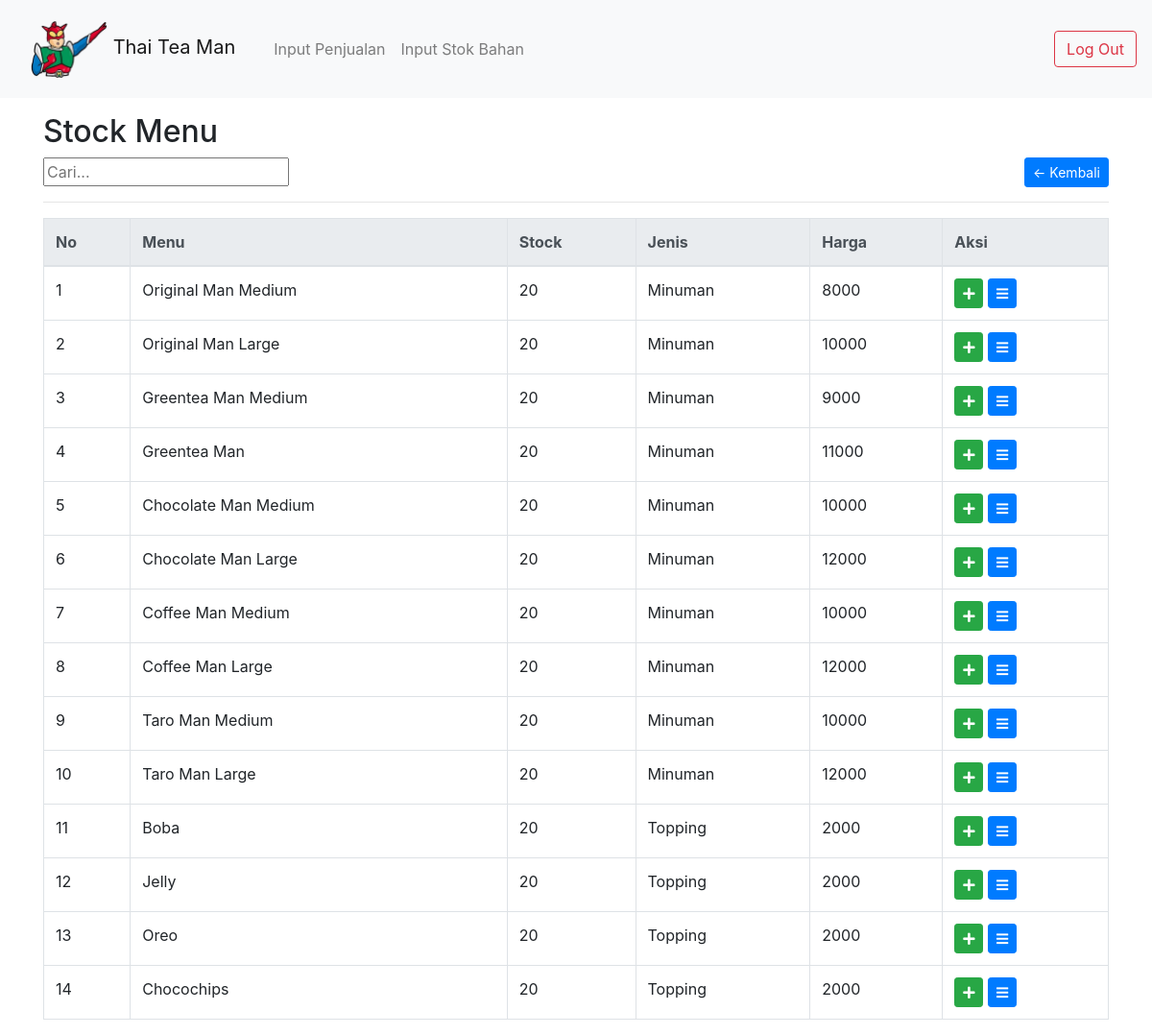
Before: /petugas/data-barang.php (signed in) with the older database file.
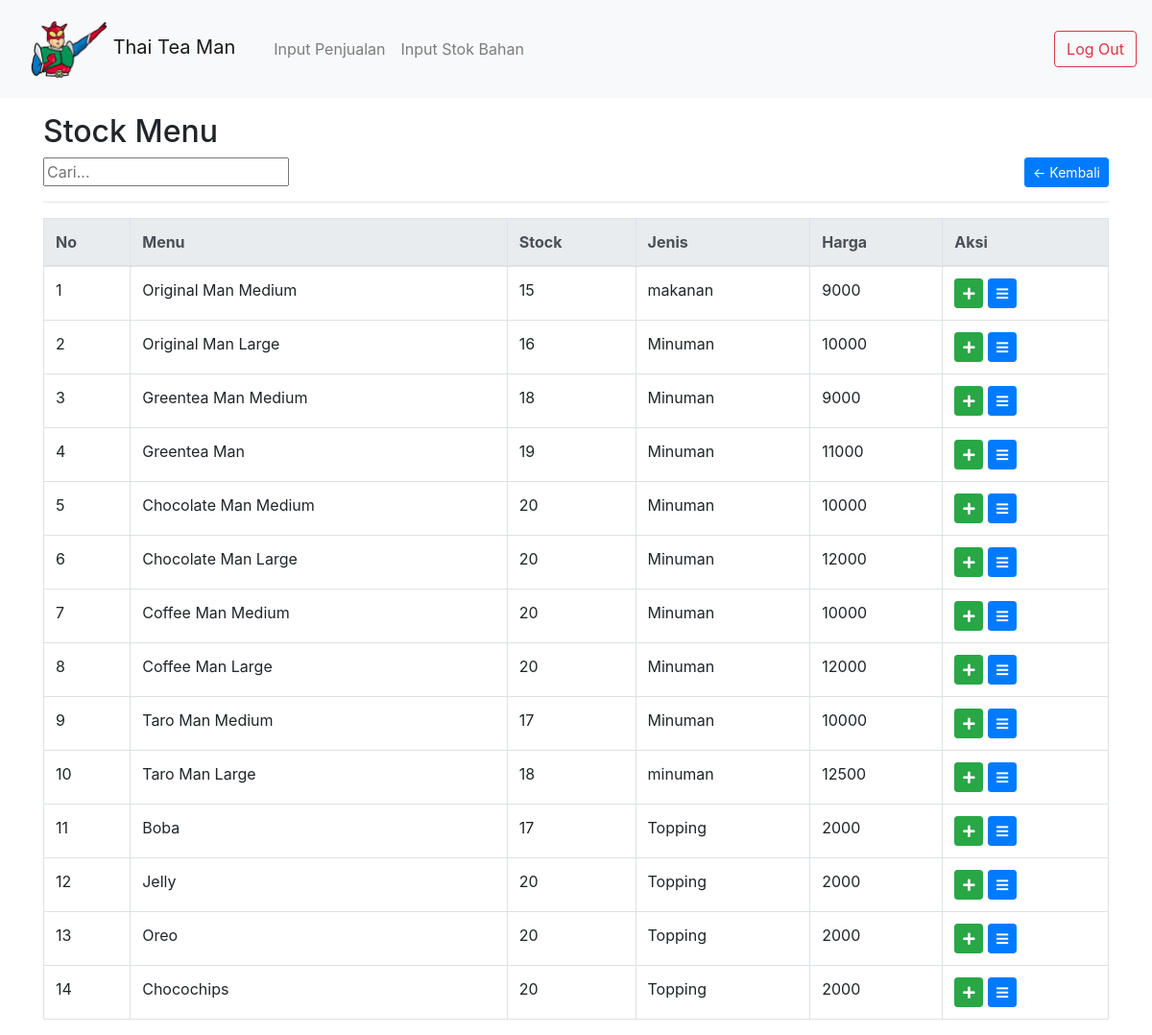
After: the same page with the newer database file.
### tables this page shows
CREATE TABLE `tb_stock` (
  `id_user` int(11) NOT NULL,
  `id_barang` int(11) NOT NULL,
  `stock` bigint(20) NOT NULL DEFAULT '0'
);

CREATE TABLE `tb_barang` (
  `id` int(11) NOT NULL,
  `nama_barang` varchar(255) NOT NULL,
  `jenis_barang` varchar(255) NOT NULL,
  `harga` int(100) NOT NULL
);

### petugas/includes/barang.php (the view, shortened to what this page needs)
<div class="container mt-3">
	<h2>Stock Menu</h2>
	<input type="text" id="myInput" onkeyup="myFunction()" placeholder="Cari..." title="Type in a name">
	<a href="index.php" class="btn btn-primary btn-sm float-right">&larr; Kembali</a>
	<hr>
	<table class="table table-bordered" id="myTable">
	<thead class="thead-light" class="align-middle">
			<tr>
				<th>No</th>
				<th>Menu</th>
				<th>Stock</th>
				<th>Jenis</th>
				<th>Harga</th>
				<th>Aksi</th>
			</tr>
		</thead>
		<tbody>
			<?php foreach ($data_barang as $barang): ?>
			<tr>
				<td><?= $no++ ?></td>
				<td><?= $barang['nama_barang'] ?></td>
				<td><?= $barang['stock'] ?></td>
				<td><?= $barang['jenis_barang'] ?></td>
				<td><?= $barang['harga'] ?></td>
				<td>
					<div class="d-inline" >
						<a href="?h=edit-barang&id=<?= $barang['id'] ?>" class="btn btn-success btn-sm"><i class="fa fa-plus" aria-hidden="true"></i></a>
						<a href="?h=detail&id=<?= $barang['id'] ?>" class="btn btn-primary btn-sm"><i class="fas fa-bars    "></i></a>
					</div>
				</td>
			</tr>
			<?php endforeach ?>
		</tbody>
	</table>
</div>

Changed rows visible on the page:
changed tb_stock "Original Man Medium": stock "20" → "15"; id_barang.jenis_barang "Minuman" → "makanan"; id_barang.harga "8000" → "9000"
changed tb_stock "Original Man Large": stock "20" → "16"
changed tb_stock "Greentea Man Medium": stock "20" → "18"
changed tb_stock "Greentea Man": stock "20" → "19"
changed tb_stock "Taro Man Medium": stock "20" → "17"
changed tb_stock "Taro Man Large": stock "20" → "18"; id_barang.jenis_barang "Minuman" → "minuman"; id_barang.harga "12000" → "12500"
changed tb_stock "Boba": stock "20" → "17"
